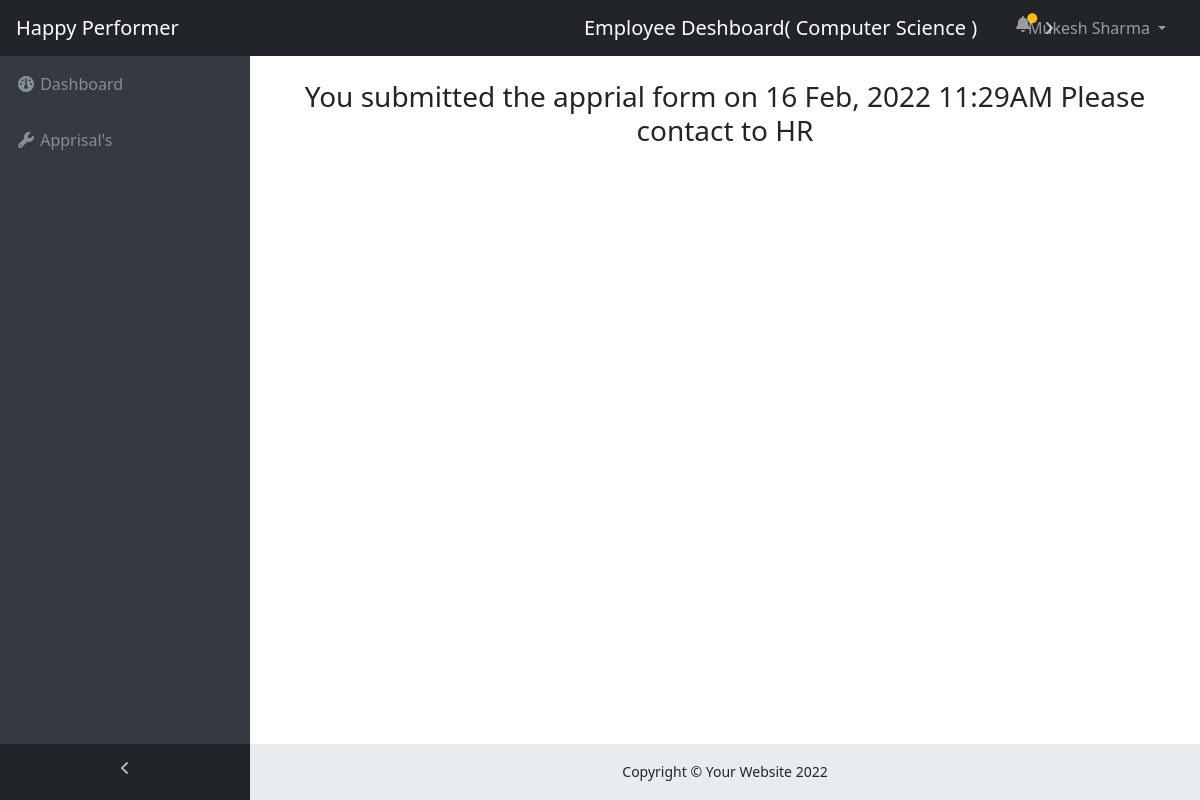
Page /Employe/empapprisal.php (signed in) on the committed database.
### tables this page shows
CREATE TABLE `department` (
  `depart_id` bigint(60) NOT NULL,
  `depart_name` varchar(255) NOT NULL
);

CREATE TABLE `main_department_apprisal` (
  `mda_id` bigint(20) NOT NULL,
  `maindepart` bigint(60) NOT NULL,
  `anodepartMan` bigint(60) NOT NULL,
  `anotherDEmp` bigint(60) NOT NULL,
  `appri` tinyint(1) NOT NULL,
  `appri_time` timestamp NOT NULL DEFAULT current_timestamp()
);

### Employe/empapprisal.php (the view, shortened to what this page needs)
<html>
<head>
    <link rel="stylesheet" href="style.css">
    <link rel="stylesheet"
        href="https://cdn.jsdelivr.net/npm/@fortawesome/fontawesome-free@5.15.4/css/fontawesome.min.css"
>
    <link rel="stylesheet" href="https://cdnjs.cloudflare.com/ajax/libs/font-awesome/6.0.0/css/all.min.css">
    <link href="https://cdn.jsdelivr.net/npm/bootstrap@5.0.2/dist/css/bootstrap.min.css" rel="stylesheet"
>
</head>
<body class="fixed-nav sticky-footer bg-dark" id="page-top">
    <?php include("navbar.php"); ?>
    <div class="content-wrapper">
        <?php
        $employeId = $_SESSION['e_id'];
        $mangID = $_SESSION['emp_man_id'];
        $MaindepartmentId = $_SESSION['emp_depart_id'];
        $sql = "SELECT * FROM main_department_apprisal WHERE (anotherDEmp = $employeId OR
        anodepartMan = $mangID OR maindepart = $MaindepartmentId) AND appri = 1";
        $result = mysqli_query($conn, $sql) or die("Failed");
        $row = mysqli_fetch_assoc($result);
        if($row){
            $sql3 = "SELECT * FROM emp_questuon  WHERE employeeID = '$employeId'";
            $result3 =mysqli_query($conn, $sql3);
            if(mysqli_num_rows($result3) > 0){
                $c_date = new DateTime($date);
                echo '<div class="container-fluid">
                <div class="text-center pt-2">
                    <h3>You submitted the apprial form on '.$c_date->format('d M, Y h:iA ').' Please contact to HR</h3>
                </div>
                </div>
                ';
                                        }
        }else{
            echo '<div class="container-fluid">
            <div class="text-center pt-2">
                <h3>You do not have any Apprisal form</h3>
            </div>
            </div>';
        }
        ?>
        <?php include("footer.php"); ?>
    </div>
</body>
</html>

### Employe/navbar.php (shortened to what this page needs)
<?php
    include("../connection.php");
    if(isset($_SESSION['employename'])){
?>
<nav class="navbar navbar-expand-lg navbar-dark bg-dark fixed-top" id="mainNav">
        <a class="navbar-brand mx-3" href="index.php">Happy Performer</a>
        <div class="collapse navbar-collapse" id="navbarResponsive" style="justify-content: center;">
            <ul class="navbar-nav navbar-sidenav" id="exampleAccordion">
                <li class="nav-item" data-toggle="tooltip" data-placement="right" title="Dashboard">
                    <a class="nav-link" href="index.php">
                        <i class="fa fa-fw fa-dashboard"></i>
                        <span class="nav-link-text">Dashboard</span>
                    </a>
                </li>
                <li class="nav-item" data-toggle="tooltip" data-placement="right" title="Components">
                    <a class="nav-link" href="empapprisal.php">
                        <i class="fa fa-fw fa-wrench"></i>
                        <span class="nav-link-text">Apprisal's</span>
                    </a>
                </li>
            </ul>
            <ul class="navbar-nav sidenav-toggler">
                <li class="nav-item">
                    <a class="nav-link text-center" id="sidenavToggler">
                        <i class="fa fa-fw fa-angle-left"></i>
                    </a>
                </li>
            </ul>
            <ul class="navbar-nav ml-auto">
            <a class="navbar-brand mx-5" href="index.php">Employee Deshboard( <?php
            $departmentName = $_SESSION['emp_depart_id'];
            $sql1 = "SELECT * FROM department WHERE depart_id = '$departmentName'";
            $result1 = mysqli_query($conn, $sql1);
            if($row1 = mysqli_fetch_assoc($result1)){
                echo $row1['depart_name'];
            }
            ?> )</a>
                <li class="nav-item dropdown useralert">
                <?php
                    $employeId = $_SESSION['e_id'];
                    $mangID = $_SESSION['emp_man_id'];
                    $MaindepartmentId = $_SESSION['emp_depart_id'];
                    $sql = "SELECT * FROM main_department_apprisal WHERE anotherDEmp = $employeId OR
                    anodepartMan = $mangID OR maindepart = $MaindepartmentId AND appri = 1";
                    $result = mysqli_query($conn, $sql) or die("Failed");
                    $row = mysqli_fetch_assoc($result);
                    if($row){
                        $date = $row['appri_time'];
                        $c_date = new DateTime($date);
                    echo '<a class="nav-link dropdown-toggle mr-lg-2" id="alertsDropdown" href="#" data-bs-toggle="dropdown"
                        aria-haspopup="true" aria-expanded="false">
                        <i class="fa fa-fw fa-bell"></i>
                        <span class="d-lg-none">Alerts
                            <span class="badge badge-pill badge-warning">6 New</span>
                        </span>
                        <span class="indicator text-warning d-none d-lg-block">
                            <i class="fa fa-fw fa-circle"></i>
                        </span>
                    </a>
                    <div class="dropdown-menu alert-submenu" aria-labelledby="alertsDropdown">
                        <a class="dropdown-item" href="empapprisal.php">
                            <span class="text-default">
                                <strong>HR send an Apprisal</strong>
                            </span>
                            <span class="small float-right text-muted">'.$c_date->format('d M, h:iA ').'</span>
                            <div class="dropdown-message small">This is an automated server response message. All
                                systems are online.</div>
                        </a>
                    </div>';
                    }?>
                </li>
                <li class="nav-item username">
                    <a class="nav-link dropdown-toggle" href="#" id="logout" data-bs-toggle="dropdown"
                     aria-haspopup="true" aria-expanded="false" >
                        <?php echo $_SESSION['e_name']; ?>
                    </a>
                </li>
            </ul>
        </div>
    </nav>
<?php
    }else{
        header("Location: login.php");
    }
?>

### Employe/style.css (style rules this page uses)
html { position: relative; min-height: 100%; }
body { overflow-x: hidden; }
body.sticky-footer { margin-bottom: 56px; }
body.sticky-footer .content-wrapper { min-height: calc(100vh - 56px - 56px); }
body.fixed-nav { padding-top: 56px; }
.content-wrapper { min-height: calc(100vh - 56px); padding-top: 1rem; }
#mainNav .navbar-collapse { overflow: auto; max-height: 75vh; }
#mainNav .navbar-collapse .navbar-nav .nav-item .nav-link { cursor: pointer; }
#mainNav .navbar-collapse .sidenav-toggler { display: none; }
#mainNav .navbar-collapse .navbar-nav > .nav-item.dropdown > .nav-link { position: relative; min-width: 45px; }
#mainNav .navbar-collapse .navbar-nav > .nav-item.dropdown > .nav-link:after { float: right; width: auto; content: "\f105"; border: none; font-family: "FontAwesome"; }
#mainNav .navbar-collapse .navbar-nav > .nav-item.dropdown > .nav-link .indicator { position: absolute; top: 5px; left: 21px; font-size: 10px; }
@media (min-width: 992px) { #mainNav .navbar-brand { width: 250px; } }
@media (min-width: 992px) { #mainNav .navbar-collapse { overflow: visible; max-height: none; } }
@media (min-width: 992px) { #mainNav .navbar-collapse .navbar-sidenav { position: absolute; top: 0; left: 0; -webkit-flex-direction: column; -ms-flex-direction: column; flex-direction: column; margin-top: 56px; } }
@media (min-width: 992px) { #mainNav .navbar-collapse .navbar-sidenav > .nav-item { width: 250px; padding: 0; } }
@media (min-width: 992px) { #mainNav .navbar-collapse .navbar-sidenav > .nav-item > .nav-link { padding: 1em; } }
@media (min-width: 992px) { #mainNav .navbar-collapse .navbar-nav > .nav-item.dropdown > .nav-link { min-width: 0; } }
@media (min-width: 992px) { #mainNav .navbar-collapse .navbar-nav > .nav-item.dropdown > .nav-link:after { width: 24px; text-align: center; } }
#mainNav.fixed-top .sidenav-toggler { display: none; }
@media (min-width: 992px) { #mainNav.fixed-top .navbar-sidenav { height: calc(100vh - 112px); } }
@media (min-width: 992px) { #mainNav.fixed-top .sidenav-toggler { position: absolute; top: 0; left: 0; display: flex; -webkit-flex-direction: column; -ms-flex-direction: column; flex-direction: column; margin-top: calc(100vh - 56px); } }
@media (min-width: 992px) { #mainNav.fixed-top .sidenav-toggler > .nav-item { width: 250px; padding: 0; } }
@media (min-width: 992px) { #mainNav.fixed-top .sidenav-toggler > .nav-item > .nav-link { padding: 1em; } }
#mainNav.fixed-top.navbar-dark .sidenav-toggler { background-color: #212529; }
#mainNav.fixed-top.navbar-dark .sidenav-toggler a i { color: #adb5bd; }
.content-wrapper { overflow-x: hidden; background: white; }
@media (min-width: 992px) { .content-wrapper { margin-left: 250px; } }
#sidenavToggler i { font-weight: 800; }
#mainNav.navbar-dark .navbar-collapse .navbar-sidenav > .nav-item > .nav-link { color: #868e96; }
#mainNav.navbar-dark .navbar-collapse .navbar-nav > .nav-item.dropdown > .nav-link:after { color: #adb5bd; }
@media (min-width: 992px) { #mainNav.navbar-dark .navbar-collapse .navbar-sidenav { background: #343a40; } }
.username { position:absolute; left: 85%; }
.useralert { position: absolute; left: 30%; }

### rows in the picture
department: depart_name "Computer Science"
main_department_apprisal: appri_time "16 Feb, 2022 11:29AM"

### other values in the picture
$_SESSION['e_name'] "Mukesh Sharma"
